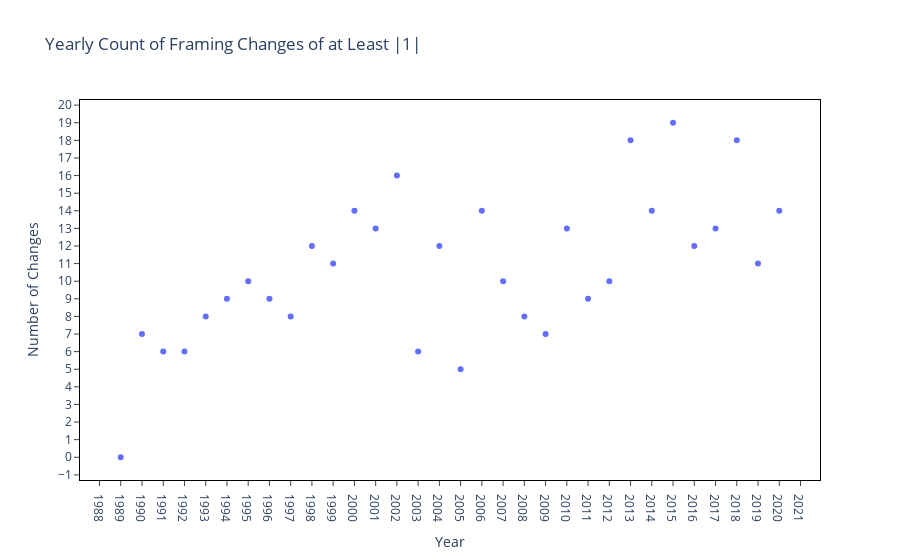

Source (notebook cell):
### Markdown cell above
## Plots

First, I start with a scatter plot depicting a high-level number of summaries.
The first plot presents number of changes across all groups in a given year. 

There is a clear temporal trend: as time passes, the yearly change counts increase.
ُThe trends have local peaks in 2002 and 2015, which may reflect attention and global framing effects driven by the War on Terror and the rise and spread of the ISIS global insurgency.

### Code cell
## Start by creating static plots, and eventually move towards
## a dynamic interface


fig_all = px.scatter(yearsums, x = "year", y="year_total", 
                 title="Yearly Count of Framing Changes of at Least |1|",
                labels={"year_total": "Number of Changes",
                        "year": "Year"})
fig_all.update_layout(plot_bgcolor='white')
## Marking for guidelines:
fig_all.update_xaxes(
    mirror=True,
    ticks='outside',
    dtick=1,
    showline=True,
    linecolor='black',
   # gridcolor='lightgrey'
)
fig_all.update_yaxes(
    mirror=True,
    ticks='outside',
    showline=True,
    linecolor='black',
    tick0=0,
    dtick =1
    #gridcolor='lightgrey'
)
fig_all.show()

### Figure 1 — Plotly figure (JSON) as saved in the notebook; plotly's stock layout.template omitted (floating-point values rounded to 4 significant figures)
{"data": [{"hovertemplate": "Year=%{x}<br>Number of Changes=%{y}<extra></extra>", "legendgroup": "", "marker": {"color": "#636efa", "symbol": "circle"}, "mode": "markers", "name": "", "orientation": "v", "showlegend": false, "type": "scatter", "x": [1989, 1990, 1991, 1992, 1993, 1994, 1995, 1996, 1997, 1998, 1999, 2000, 2001, 2002, 2003, 2004, 2005, 2006, 2007, 2008, 2009, 2010, 2011, 2012, 2013, 2014, 2015, 2016, 2017, 2018, 2019, 2020], "xaxis": "x", "y": [0, 7, 6, 6, 8, 9, 10, 9, 8, 12, 11, 14, 13, 16, 6, 12, 5, 14, 10, 8, 7, 13, 9, 10, 18, 14, 19, 12, 13, 18, 11, 14], "yaxis": "y"}], "layout": {"legend": {"tracegroupgap": 0}, "plot_bgcolor": "white", "title": {"text": "Yearly Count of Framing Changes of at Least |1|"}, "xaxis": {"anchor": "y", "domain": [0, 1], "dtick": 1, "linecolor": "black", "mirror": true, "showline": true, "ticks": "outside", "title": {"text": "Year"}}, "yaxis": {"anchor": "x", "domain": [0, 1], "dtick": 1, "linecolor": "black", "mirror": true, "showline": true, "tick0": 0, "ticks": "outside", "title": {"text": "Number of Changes"}}}}
